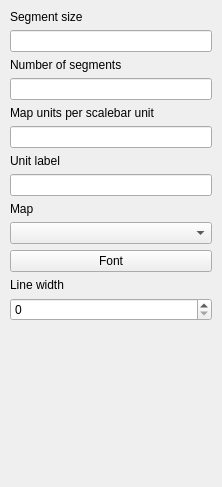
<ui version="4.0" >
 <author></author>
 <comment></comment>
 <exportmacro></exportmacro>
 <class>QgsComposerScalebarBase</class>
 <widget class="QWidget" name="QgsComposerScalebarBase" >
  <property name="geometry" >
   <rect>
    <x>0</x>
    <y>0</y>
    <width>222</width>
    <height>487</height>
   </rect>
  </property>
  <property name="sizePolicy" >
   <sizepolicy>
    <hsizetype>7</hsizetype>
    <vsizetype>7</vsizetype>
    <horstretch>0</horstretch>
    <verstretch>0</verstretch>
   </sizepolicy>
  </property>
  <property name="windowTitle" >
   <string>Barscale Options</string>
  </property>
  <layout class="QVBoxLayout" >
   <property name="margin" >
    <number>10</number>
   </property>
   <property name="spacing" >
    <number>6</number>
   </property>
   <item>
    <widget class="QLabel" name="textLabel1_3" >
     <property name="text" >
      <string>Segment size</string>
     </property>
    </widget>
   </item>
   <item>
    <widget class="QLineEdit" name="mSegmentLengthLineEdit" />
   </item>
   <item>
    <widget class="QLabel" name="textLabel2" >
     <property name="text" >
      <string>Number of segments</string>
     </property>
    </widget>
   </item>
   <item>
    <widget class="QLineEdit" name="mNumSegmentsLineEdit" />
   </item>
   <item>
    <widget class="QLabel" name="textLabel2_2" >
     <property name="text" >
      <string>Map units per scalebar unit</string>
     </property>
    </widget>
   </item>
   <item>
    <widget class="QLineEdit" name="mMapUnitsPerUnitLineEdit" />
   </item>
   <item>
    <widget class="QLabel" name="textLabel1_2" >
     <property name="text" >
      <string>Unit label</string>
     </property>
    </widget>
   </item>
   <item>
    <widget class="QLineEdit" name="mUnitLabelLineEdit" />
   </item>
   <item>
    <widget class="QLabel" name="textLabel1" >
     <property name="sizePolicy" >
      <sizepolicy>
       <hsizetype>7</hsizetype>
       <vsizetype>0</vsizetype>
       <horstretch>0</horstretch>
       <verstretch>0</verstretch>
      </sizepolicy>
     </property>
     <property name="text" >
      <string>Map</string>
     </property>
    </widget>
   </item>
   <item>
    <widget class="QComboBox" name="mMapComboBox" >
     <property name="enabled" >
      <bool>true</bool>
     </property>
     <property name="sizePolicy" >
      <sizepolicy>
       <hsizetype>5</hsizetype>
       <vsizetype>0</vsizetype>
       <horstretch>0</horstretch>
       <verstretch>0</verstretch>
      </sizepolicy>
     </property>
    </widget>
   </item>
   <item>
    <widget class="QPushButton" name="mFontButton" >
     <property name="sizePolicy" >
      <sizepolicy>
       <hsizetype>5</hsizetype>
       <vsizetype>0</vsizetype>
       <horstretch>0</horstretch>
       <verstretch>0</verstretch>
      </sizepolicy>
     </property>
     <property name="text" >
      <string>Font</string>
     </property>
    </widget>
   </item>
   <item>
    <widget class="QLabel" name="textLabel1_4" >
     <property name="text" >
      <string>Line width</string>
     </property>
    </widget>
   </item>
   <item>
    <widget class="QSpinBox" name="mLineWidthSpinBox" />
   </item>
   <item>
    <spacer>
     <property name="orientation" >
      <enum>Qt::Vertical</enum>
     </property>
     <property name="sizeType" >
      <enum>QSizePolicy::Expanding</enum>
     </property>
     <property name="sizeHint" >
      <size>
       <width>26</width>
       <height>35</height>
      </size>
     </property>
    </spacer>
   </item>
  </layout>
 </widget>
 <layoutdefault spacing="6" margin="11" />
 <pixmapfunction>qPixmapFromMimeSource</pixmapfunction>
 <resources/>
 <connections/>
</ui>
